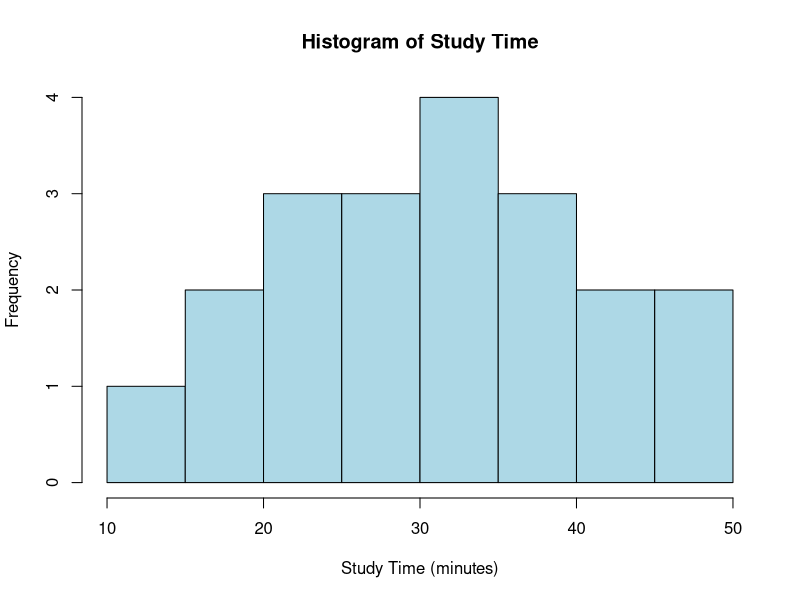
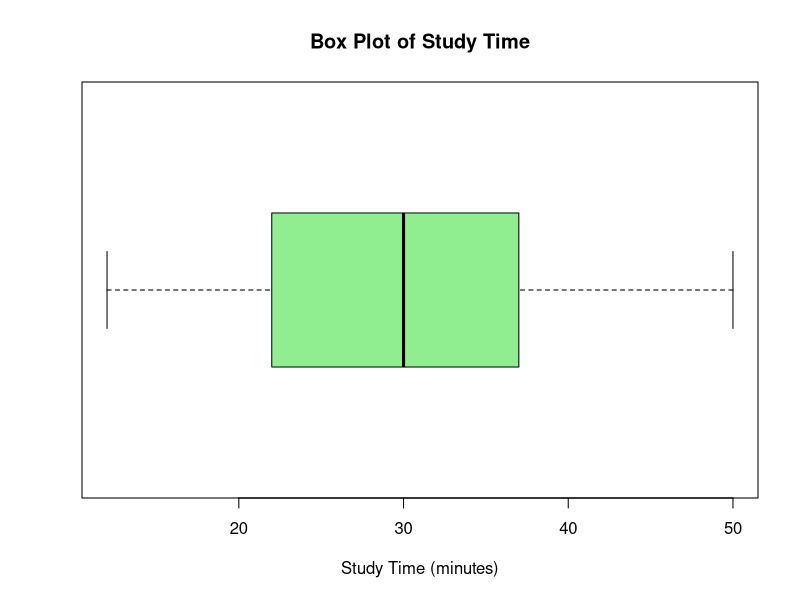

The R source for these figures, in order:
## ---- chunk 1
study_time <- c(12, 15, 18, 20, 22, 22, 25, 27, 28, 30,
                 30, 31, 33, 35, 36, 38, 40, 42, 45, 50)
study_time
## ---- chunk 2
breaks <- seq(10, 54, by = 5)
bins <- cut(study_time, breaks = breaks, right = FALSE)
freq_table <- table(bins)
freq_table
## ---- chunk 3
hist(study_time,
     breaks = breaks,
     right = FALSE,
     col = "lightblue",
     border = "black",
     main = "Histogram of Study Time",
     xlab = "Study Time (minutes)",
     ylab = "Frequency")
## ---- chunk 4
summary(study_time)
## ---- chunk 5
Q1 <- quantile(study_time, 0.25)
Q3 <- quantile(study_time, 0.75)
med <- median(study_time)
min_val <- min(study_time)
max_val <- max(study_time)

c(Min = min_val, Q1 = Q1, Median = med, Q3 = Q3, Max = max_val)
## ---- chunk 6
IQR_val <- Q3 - Q1
lower_fence <- Q1 - 1.5 * IQR_val
upper_fence <- Q3 + 1.5 * IQR_val

IQR_val
lower_fence
upper_fence

# Any values outside the fences are outliers
outliers <- study_time[study_time < lower_fence | study_time > upper_fence]
outliers
## ---- chunk 7
boxplot(study_time,
        horizontal = TRUE,
        col = "lightgreen",
        main = "Box Plot of Study Time",
        xlab = "Study Time (minutes)")
## ---- chunk 8
mean(study_time)
median(study_time)
